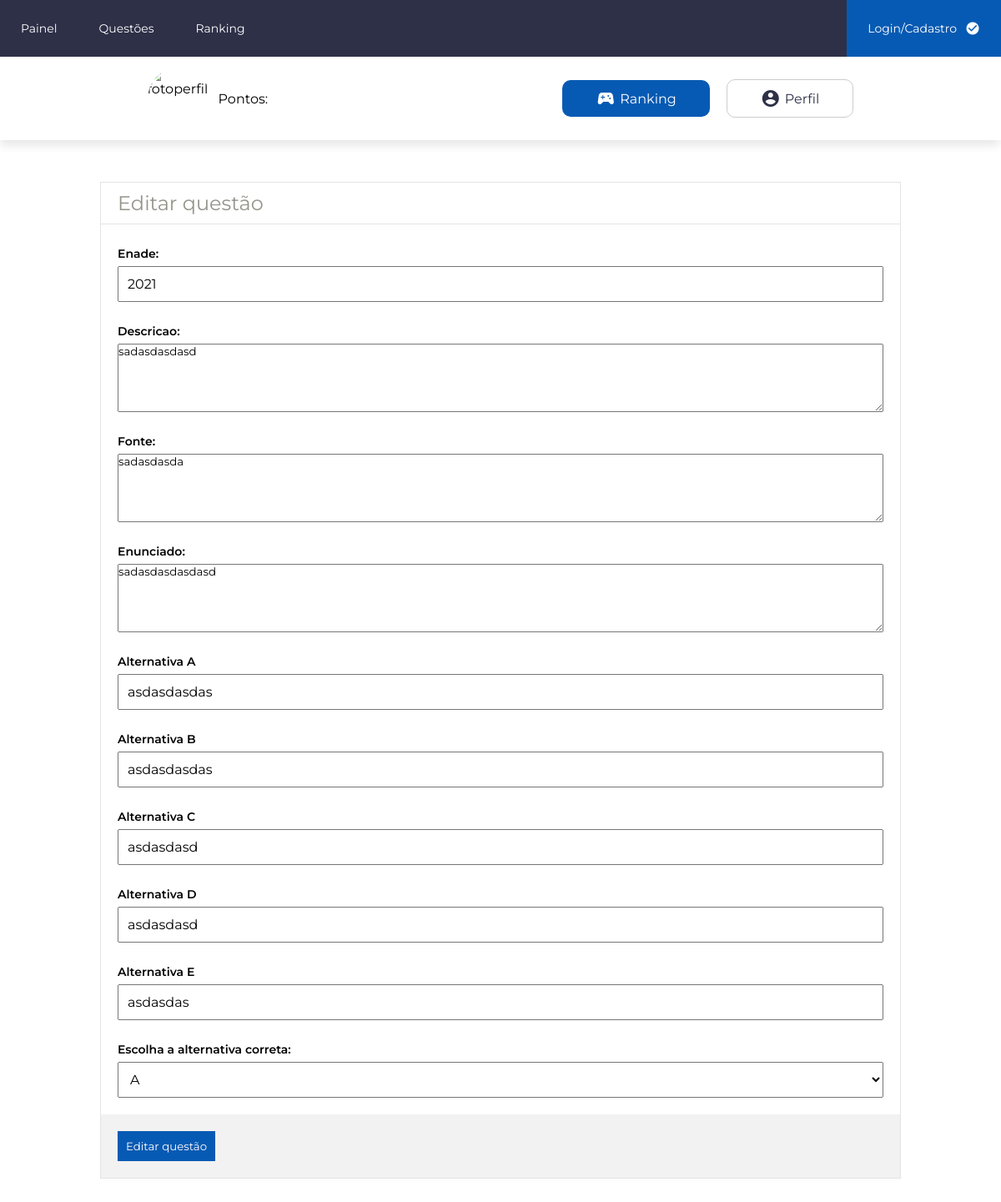
Screenshot of /adm/editarQuestao.php?id=1 with the database file from the repository.
### tables this page shows
CREATE TABLE `questao` (
  `id_questao` int(11) NOT NULL,
  `ano` int(4) NOT NULL,
  `descricao` text NOT NULL,
  `descricao_fonte` text NOT NULL,
  `enunciado` text NOT NULL,
  `alternativaA` text NOT NULL,
  `alternativaB` text NOT NULL,
  `alternativaC` text NOT NULL,
  `alternativaD` text NOT NULL,
  `alternativaE` text NOT NULL,
  `respostaCorreta` char(1) NOT NULL
);

### backend/dao/QuestaoDAO.php (called while the page is built, shortened)
<?php
class QuestaoDAO implements IQuestaoDAO
{
    private $Conn;
    public function __construct(PDO $conn)
    {
        $this->Conn = $conn;
    }
    public function buscarQuestao($id_questao)
    {
        $stmt = $this->Conn->prepare("SELECT * FROM questao WHERE id_questao = :id");
        $stmt->bindParam(":id", $id_questao, PDO::PARAM_INT);
        $stmt->execute();
        $row = $stmt->fetch(PDO::FETCH_ASSOC);
        return $row;
    }
}

### adm/editarQuestao.php (the view, shortened to what this page needs)
<?php
require_once("../content/painel.php");
require_once("../backend/dao/QuestaoDAO.php");
$id = filter_input(INPUT_GET, "id");
$questaoDAO = new QuestaoDAO($conn);
if (empty($id)) {
} else {
    $questao = $questaoDAO->buscarQuestao($id);
}
?>
<main id="inserirQuestoes-container">
    <div id="inserirQuestoes-title">
        <h1>Editar questão</h1>
    </div>
    <form action="../backend/bd_questoes.php" id="inserirQuestoes-form" method="POST">
        <div class="inserirQuestoesInput-form">
            <label for="anoProva">Enade: </label>
            <input type="text" placeholder="Digite o ano da prova" name="anoProva" value="<?= $questao["ano"]?>">
        </div>
        <div class="inserirQuestoesInput-form">
            <label for="desc">Descricao:</label>
            <textarea name="desc" placeholder="Digite o texto da questão" rows="5" cols="15"><?= $questao["descricao"]?></textarea>
        </div>
        <div class="inserirQuestoesInput-form">
            <label for="descFonte">Fonte:</label>
            <textarea name="descFonte" placeholder="Digite a fonte do texto, caso houver" rows="5" cols="10"><?= $questao["descricao_fonte"]?></textarea>
        </div>
        <div class="inserirQuestoesInput-form">
            <label for="enunciado">Enunciado:</label>
            <textarea name="enunciado" placeholder="Digite o enunciado da questão" rows="5" cols="10"><?= $questao["enunciado"]?></textarea>
        </div>
        <div class="inserirQuestoesAlternativas">
            <label for="alternativaA">Alternativa A</label>
            <input name="alternativaA" placeholder="Digite a alternativa A" value="<?= $questao["alternativaA"]?>">
        </div>
        <div class="inserirQuestoesAlternativas">
            <label for="alternativaB">Alternativa B</label>
            <input name="alternativaB" placeholder="Digite a alternativa B" value="<?= $questao["alternativaB"]?>">
        </div>
        <div class="inserirQuestoesAlternativas">
            <label for="alternativaC">Alternativa C</label>
            <input name="alternativaC" placeholder="Digite a alternativa C" value="<?= $questao["alternativaC"]?>">
        </div>
        <div class="inserirQuestoesAlternativas">
            <label for="alternativaD">Alternativa D</label>
            <input name="alternativaD" placeholder="Digite a alternativa D" value="<?= $questao["alternativaD"]?>">
        </div>
        <div class="inserirQuestoesAlternativas">
            <label for="alternativaE">Alternativa E</label>
            <input name="alternativaE" placeholder="Digite a alternativa E" value="<?= $questao["alternativaE"]?>">
        </div>
        <div class="inserirQuestoesAlternativas">
            <label for="correta">Escolha a alternativa correta: </label>
            <select name="correta">
                <option value="a">A</option>
            </select>
        </div>
        <div id="inserirQuestoesButton-container">
            <button>Editar questão</button>
        </div>
    </form>
</main>

### css/style.css (style rules this page uses)
* { font-family: 'Montserrat', sans-serif; box-sizing: border-box; padding: 0; margin: 0; }
#inserirQuestoes-container { margin: 50px auto; display: flex; flex-direction: column; justify-content: left; width: 80%; border: 1px solid #e4e3e3; }
.inserirQuestoesInput-form { display: flex; flex-direction: column; margin: 20px; }
#inserirQuestoes-form label { font-weight: 600; font-size: 14px; margin: 6px 0; }
#inserirQuestoes-form input { padding: 10px; font-size: 16px; }
#inserirQuestoes-form select { padding: 10px; font-size: 16px; }
#inserirQuestoes-form textarea { max-width: 100%; }
#inserirQuestoes-title { width: 100%; border-bottom: 1px solid #e4e3e3; }
#inserirQuestoes-title h1 { margin: 10px 20px; color: #94958B; font-weight: 400; font-size: 24px; }
#inserirQuestoesButton-container { background-color: #f2f2f2; width: 100%; padding: 20px; }
#inserirQuestoesButton-container button { padding: 10px; border: none; background-color: #075AB3; color: #fff; cursor: pointer; transition: 0.3s; }
.inserirQuestoesAlternativas { display: flex; flex-direction: column; margin: 20px; }

### rows the page displays
questao: anoProva "2021", desc "sadasdasdasd", descFonte "sadasdasda", enunciado "sadasdasdasdasd", alternativaA "asdasdasdas", alternativaB "asdasdasdas", alternativaC "asdasdasd", alternativaD "asdasdasd", alternativaE "asdasdas"
